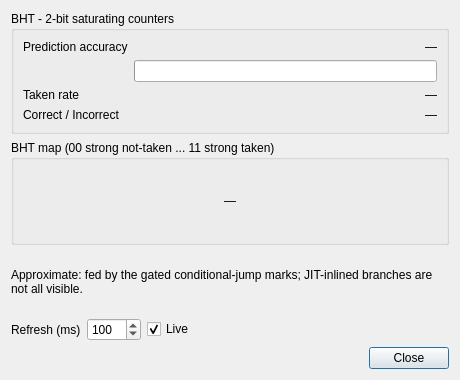
<?xml version="1.0" encoding="UTF-8"?>
<ui version="4.0">
 <class>BranchPred</class>
 <widget class="QDialog" name="BranchPred">
  <property name="geometry">
   <rect>
    <x>0</x>
    <y>0</y>
    <width>460</width>
    <height>380</height>
   </rect>
  </property>
  <property name="windowTitle">
   <string>Branch Prediction (approximate)</string>
  </property>
  <layout class="QVBoxLayout" name="verticalLayout">
   <item>
    <widget class="QGroupBox" name="bhtGroup">
     <property name="title">
      <string>BHT - 2-bit saturating counters</string>
     </property>
     <layout class="QFormLayout" name="bhtForm">
      <item row="0" column="0">
       <widget class="QLabel" name="accLabel">
        <property name="text">
         <string>Prediction accuracy</string>
        </property>
       </widget>
      </item>
      <item row="0" column="1">
       <widget class="QLabel" name="accValue">
        <property name="text">
         <string>—</string>
        </property>
        <property name="alignment">
         <set>Qt::AlignRight|Qt::AlignVCenter</set>
        </property>
       </widget>
      </item>
      <item row="1" column="1">
       <widget class="QProgressBar" name="accBar">
        <property name="maximum">
         <number>100</number>
        </property>
       </widget>
      </item>
      <item row="2" column="0">
       <widget class="QLabel" name="takenLabel">
        <property name="text">
         <string>Taken rate</string>
        </property>
       </widget>
      </item>
      <item row="2" column="1">
       <widget class="QLabel" name="takenValue">
        <property name="text">
         <string>—</string>
        </property>
        <property name="alignment">
         <set>Qt::AlignRight|Qt::AlignVCenter</set>
        </property>
       </widget>
      </item>
      <item row="3" column="0">
       <widget class="QLabel" name="countsLabel">
        <property name="text">
         <string>Correct / Incorrect</string>
        </property>
       </widget>
      </item>
      <item row="3" column="1">
       <widget class="QLabel" name="countsValue">
        <property name="text">
         <string>—</string>
        </property>
        <property name="alignment">
         <set>Qt::AlignRight|Qt::AlignVCenter</set>
        </property>
       </widget>
      </item>
     </layout>
    </widget>
   </item>
   <item>
    <widget class="QGroupBox" name="mapGroup">
     <property name="title">
      <string>BHT map (00 strong not-taken ... 11 strong taken)</string>
     </property>
     <layout class="QVBoxLayout" name="mapLayout">
      <item>
       <widget class="QLabel" name="bhtMap">
        <property name="minimumSize">
         <size>
          <width>400</width>
          <height>64</height>
         </size>
        </property>
        <property name="text">
         <string>—</string>
        </property>
        <property name="alignment">
         <set>Qt::AlignCenter</set>
        </property>
       </widget>
      </item>
     </layout>
    </widget>
   </item>
   <item>
    <widget class="QLabel" name="noteLabel">
     <property name="text">
      <string>Approximate: fed by the gated conditional-jump marks; JIT-inlined branches are not all visible.</string>
     </property>
     <property name="wordWrap">
      <bool>true</bool>
     </property>
    </widget>
   </item>
   <item>
    <layout class="QHBoxLayout" name="controlLayout">
     <item>
      <widget class="QLabel" name="refreshLabel">
       <property name="text">
        <string>Refresh (ms)</string>
       </property>
      </widget>
     </item>
     <item>
      <widget class="QSpinBox" name="refreshSpin">
       <property name="minimum">
        <number>50</number>
       </property>
       <property name="maximum">
        <number>2000</number>
       </property>
       <property name="singleStep">
        <number>10</number>
       </property>
       <property name="value">
        <number>100</number>
       </property>
      </widget>
     </item>
     <item>
      <widget class="QCheckBox" name="liveCheck">
       <property name="text">
        <string>Live</string>
       </property>
       <property name="checked">
        <bool>true</bool>
       </property>
      </widget>
     </item>
     <item>
      <spacer name="horizontalSpacer">
       <property name="orientation">
        <enum>Qt::Horizontal</enum>
       </property>
       <property name="sizeHint" stdset="0">
        <size>
         <width>40</width>
         <height>20</height>
        </size>
       </property>
      </spacer>
     </item>
    </layout>
   </item>
   <item>
    <layout class="QHBoxLayout" name="buttonLayout">
     <item>
      <spacer name="buttonSpacer">
       <property name="orientation">
        <enum>Qt::Horizontal</enum>
       </property>
       <property name="sizeHint" stdset="0">
        <size>
         <width>40</width>
         <height>20</height>
        </size>
       </property>
      </spacer>
     </item>
     <item>
      <widget class="QDialogButtonBox" name="buttonBox">
       <property name="standardButtons">
        <set>QDialogButtonBox::Close</set>
       </property>
      </widget>
     </item>
    </layout>
   </item>
  </layout>
 </widget>
 <resources/>
 <connections>
  <connection>
   <sender>buttonBox</sender>
   <signal>rejected()</signal>
   <receiver>BranchPred</receiver>
   <slot>reject()</slot>
   <hints>
    <hint type="sourcelabel">
     <x>410</x>
     <y>360</y>
    </hint>
    <hint type="destinationlabel">
     <x>230</x>
     <y>190</y>
    </hint>
   </hints>
  </connection>
 </connections>
</ui>
